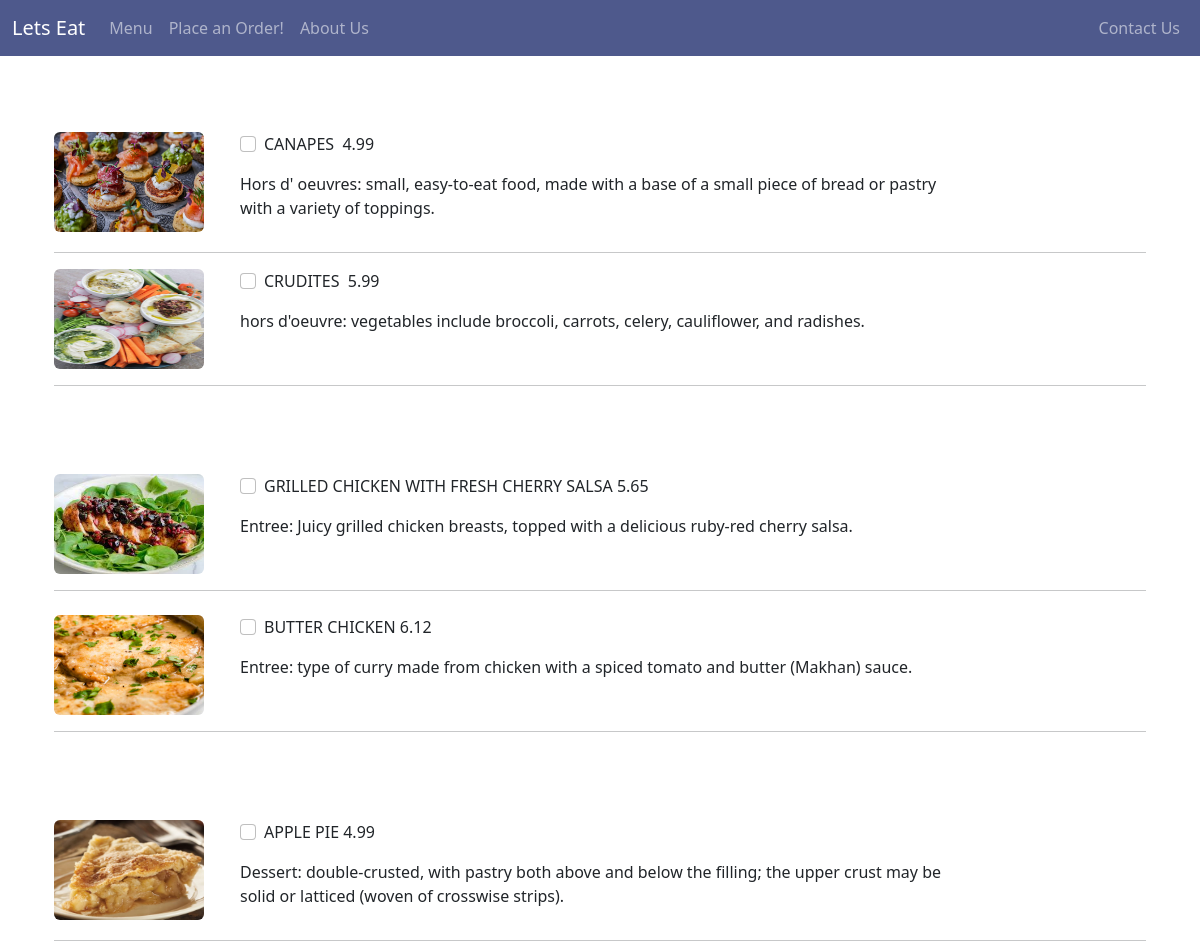
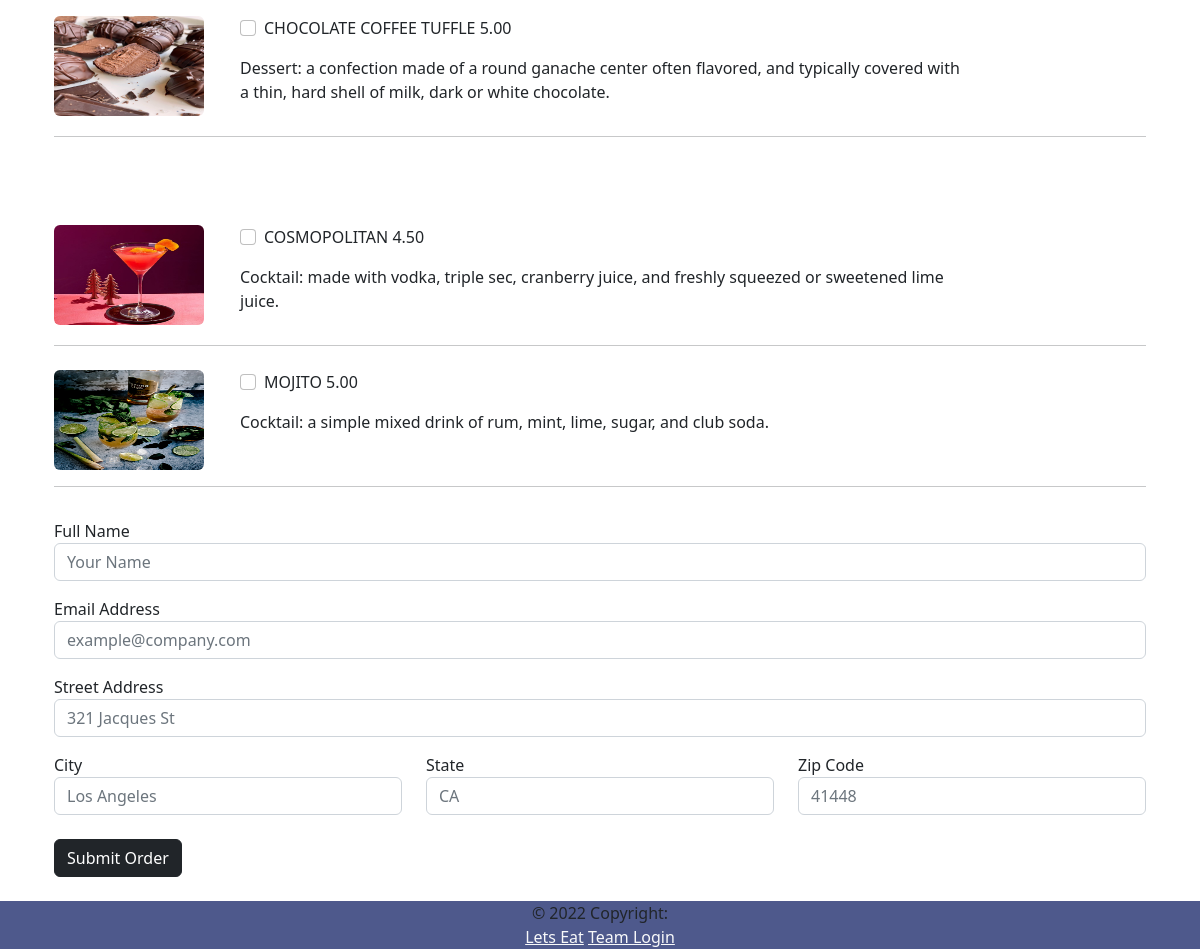
The page /order/ on the database its author committed (2 pictures, top to bottom).
### customer/models.py (models this page shows, shortened)
class MenuItem(models.Model):
    name = models.CharField(max_length=100)
    description = models.TextField()
    image = models.ImageField(upload_to="menu_images/")
    price = models.DecimalField(max_digits=5, decimal_places=2)
    category = models.ManyToManyField('Category', related_name='item')

### customer/views.py (the view, shortened to what this page needs)
# urls.py: path('order/', Order.as_view(), name='order')
class Order(View):
    def get(self, request, *args, **kwargs):
        appetizers = MenuItem.objects.filter(category__name__contains='Appetizer')
        entres = MenuItem.objects.filter(category__name__contains='Entre')
        desserts = MenuItem.objects.filter(category__name__contains='Dessert')
        drinks = MenuItem.objects.filter(category__name__contains='Drink')
        context = {
            'appetizers': appetizers,
            'entres': entres,
            'desserts': desserts,
            'drinks': drinks,
        }
        return render(request, 'customer/order.html', context)

### customer/templates/customer/order.html (shortened to what this page needs)
{% extends 'customer/base.html' %}
{% block content %}
<div class="container mb-5">
    <div class="row justify-content-center mt-1">
        <div class="col-md-12 col-sm-12 p-4">
            <form method="POST">
                <div class="pt-5">
                    {% for app in appetizers %}
                    <div class="row">
                        <div class="col-md-2 col-sm-12">
                            <img class="rounded" src="{{ app.image.url }}" width="150" height="100"/>
                        </div>
                        <div class="col-md-8 col-sm-12">
                            <div class="d-flex flex-row">
                                <div class="form-group form-check">
                                    <input type="checkbox" name="items[]" class="form-check-input" value="{{ app.pk }}">
                                    <label class="form-check-label">{{ app.name }} &nbsp;</label>
                                </div>
                                <p class="font-weight-bold pl-5">{{ app.price }}</p>
                            </div>
                            <p>{{ app.description }}</p>
                        </div>
                    </div>
                    <hr />
                {% endfor %}
                </div>
                <div class="pt-5">
                    {% for entre in entres %}
                    <div class="row mt-4">
                        <div class="col-md-2 col-sm-12">
                            <img class="rounded" src="{{ entre.image.url }}" width="150" height="100"/>
                        </div>
                        <div class="col-md-8 col-sm-12">
                            <div class="d-flex flex-row">
                                <div class="form-group form-check">
                                    <input type="checkbox" name="items[]" class="form-check-input" value="{{ entre.pk }}">
                                    <label class="form-check-label">{{ entre.name }}&nbsp;</label>
                                </div>
                                <p class="font-weight-bold pl-5">{{ entre.price }}</p>
                            </div>
                            <p>{{ entre.description }}</p>
                        </div>
                    </div>
                    <hr />
                    {% endfor %}
                </div>
                <div class="pt-5">
                    {% for dessert in desserts %}
                    <div class="row mt-4">
                        <div class="col-md-2 col-sm-12">
                            <img class="rounded" src="{{ dessert.image.url }}" width="150" height="100"/>
                        </div>
                        <div class="col-md-8 col-sm-12">
                            <div class="d-flex flex-row">
                                <div class="form-group form-check">
                                    <input type="checkbox" name="items[]" class="form-check-input" value="{{ dessert.pk }}">
                                    <label class="form-check-label">{{ dessert.name }}&nbsp;</label>
                                </div>
                                <p class="font-weight-bold pl-5">{{ dessert.price }}</p>
                            </div>
                            <p>{{ dessert.description }}</p>
                        </div>
                    </div>
                    <hr />
                    {% endfor %}
                </div>
                <div class="pt-5">
                    {% for drink in drinks %}
                    <div class="row mt-4">
                        <div class="col-md-2 col-sm-12">
                            <img class="rounded" src="{{ drink.image.url }}" width="150" height="100"/>
                        </div>
                        <div class="col-md-8 col-sm-12">
                            <div class="d-flex flex-row">
                                <div class="form-group form-check">
                                    <input type="checkbox" name="items[]" class="form-check-input" value="{{ drink.pk }}">
                                    <label class="form-check-label">{{ drink.name }}&nbsp;</label>
                                </div>
                                <p class="font-weight-bold pl-5">{{ drink.price }}</p>
                            </div>
                            <p>{{ drink.description }}</p>
                        </div>
                    </div>
                    <hr />
                    {% endfor %}
                </div>
                <div class="form-group pt-3">
                    <label for="name">Full Name</label>
                    <input required class="form-control" type="text" placeholder="Your Name" name="name" />
                </div>
                <div class="form-group pt-3">
                    <label for="name">Email Address</label>
                    <input required class="form-control" type="text" placeholder="example@company.com" name="email" />
                </div>
                <div class="form-group pt-3">
                    <label for="name">Street Address</label>
                    <input required class="form-control" type="text" placeholder="321 Jacques St" name="street" />
                </div>
                <div class="row">
                    <div class="col-md-4 col-sm-12">
                        <div class="form-group pt-3">
                            <label for="name">City</label>
                            <input required class="form-control" type="text" placeholder="Los Angeles" name="city" />
                        </div>
                    </div>
                    <div class="col-md-4 col-sm-12">
                        <div class="form-group pt-3">
                            <label for="name">State</label>
                            <input required class="form-control" type="text" placeholder="CA" name="state" />
                        </div>
                    </div>
                    <div class="col-md-4 col-sm-12">
                        <div class="form-group pt-3">
                            <label for="name">Zip Code</label>
                            <input required class="form-control" type="text" placeholder="41448" name="zip" />
                        </div>
                    </div>
                </div>
                <br>
                <button type="button" class="btn btn-dark" data-bs-toggle="modal" data-bs-target="#submitModal">
                    Submit Order
                </button>
            </form>
        </div>
    </div>
</div>
{% endblock content %}

### customer/templates/customer/base.html (shortened to what this page needs)
<!DOCTYPE html>
<html>
<head>
<link
  href="https://cdnjs.cloudflare.com/ajax/libs/font-awesome/6.0.0/css/all.min.css"
  rel="stylesheet"
/>
</head>
<body>
    {% include 'customer/navigate.html' %}
    {% block content %}
    {% endblock content %}
    {% include 'customer/footer.html' %}
<link href="https://cdn.jsdelivr.net/npm/bootstrap@5.2.0/dist/css/bootstrap.min.css" rel="stylesheet">
</body>
</html>

### customer/templates/customer/navigate.html (shortened to what this page needs)
<nav class="navbar navbar-expand-lg navbar-dark" style="background-color: #4E598C">
  <div class="container-fluid">
    <a class="navbar-brand" href="{% url 'index' %}">Lets Eat</a>
    <div class="collapse navbar-collapse" id="navbarNavAltMarkup">
      <ul class="navbar-nav">
        <li class="nav-item">
            <a class="nav-link" href="#">Menu</span></a>
          </li>
          <li class="nav-item">
            <a class="nav-link" href="{% url 'order' %}">Place an Order!</a>
        </li>
        <li class="nav-item">
            <a class="nav-link" href="{% url 'about' %}">About Us</span></a>
        </li>
      </ul>
      <ul class="navbar-nav ms-auto">
          <li class="nav-item">
            <a class="nav-link" href="#">Contact Us</a>
        </li>
      </ul>
    </div>
  </div>
</nav>

### customer/templates/customer/footer.html
<footer class="page-footer font-small fixed-bottom text-center" style="background-color: #4E598C">
    <div class=footer-copyright text-center p-3">&copy; 2022 Copyright: </div>
    <div class="ms-auto">
        <a class="text-light" href="http://localhost:8000">Lets Eat</a>
        <a class="text-light" href="#">Team Login</a>
    </div>
</footer>

### rows shown on the page
MenuItem: image (picture), name "CANAPES", price "4.99", description "Hors d' oeuvres: small, easy-to-eat food, made with a base of a small piece of bread or pastry with a variety of toppings."
MenuItem: image (picture), name "CRUDITES", price "5.99", description "hors d'oeuvre: vegetables include broccoli, carrots, celery, cauliflower, and radishes."
MenuItem: image (picture), name "GRILLED CHICKEN WITH FRESH CHERRY SALSA", price "5.65", description "Entree: Juicy grilled chicken breasts, topped with a delicious ruby-red cherry salsa."
MenuItem: image (picture), name "BUTTER CHICKEN", price "6.12", description "Entree: type of curry made from chicken with a spiced tomato and butter (Makhan) sauce."
MenuItem: image (picture), name "APPLE PIE", price "4.99", description "Dessert: double-crusted, with pastry both above and below the filling; the upper crust may be solid or latticed (woven of crosswise strips)."
MenuItem: image (picture), name "CHOCOLATE COFFEE TUFFLE", price "5.00", description "Dessert: a confection made of a round ganache center often flavored, and typically covered with a thin, hard shell of milk, dark or white chocolate."
MenuItem: image (picture), name "COSMOPOLITAN", price "4.50", description "Cocktail: made with vodka, triple sec, cranberry juice, and freshly squeezed or sweetened lime juice."
MenuItem: image (picture), name "MOJITO", price "5.00", description "Cocktail: a simple mixed drink of rum, mint, lime, sugar, and club soda."
